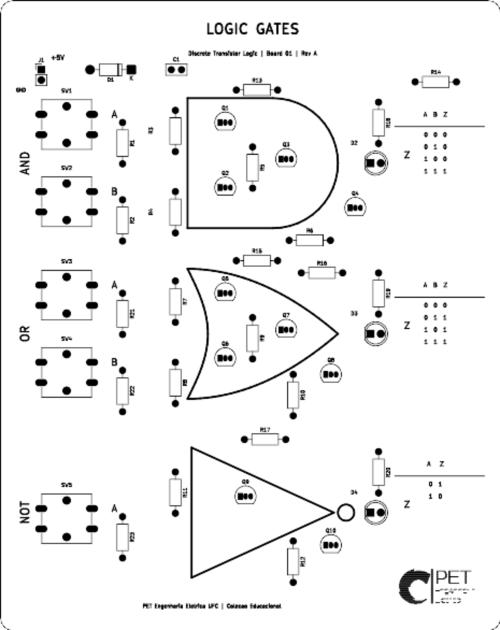
#> input picture projects/pet-eletrica-ufc/boards/01-logic-gates/renders/01-logic-gates-2d.png, 1000 x 1260 px (shown at 1/2 size)
$ python render_board_previews.py
#> lines starting #> are read from the running program, lines starting #| are printed output that depends on the picture
### projects/pet-eletrica-ufc/scripts/generate_logic_gates_pcb.py
#!/usr/bin/env python3
"""Deterministic KiCad 9 two-layer layout for the discrete-transistor board."""
from __future__ import annotations
import heapq, math, re, uuid
from collections import defaultdict
from pathlib import Path
from xml.etree import ElementTree
import pcbnew as k
ROOT=Path(__file__).resolve().parents[1]
OUT=ROOT/'boards/01-logic-gates/01-logic-gates.kicad_pcb'
LIB=Path('/usr/share/kicad/footprints')
S=0.5; W=126; H=158
P=lambda x,y:k.VECTOR2I(k.FromMM(x),k.FromMM(y))
M=k.FromMM

# [38 lines left out: functions canonicalize_pcb, text, not called in this run]

def line(b,a,c,width=.3,layer=k.F_SilkS):
    t=k.PCB_SHAPE(b);t.SetShape(k.SHAPE_T_SEGMENT)
    t.SetStart(P(*a));t.SetEnd(P(*c));t.SetLayer(layer);t.SetWidth(M(width));b.Add(t)

def curve(b,pts,width=.4):
    for a,c in zip(pts,pts[1:]):line(b,a,c,width)

# [34 lines left out: functions outline, art, not called in this run]

def components():
    R='Resistor_THT:R_Axial_DIN0207_L6.3mm_D2.5mm_P10.16mm_Horizontal'
    Q='Package_TO_SOT_THT:TO-92_Inline';SW='Button_Switch_THT:SW_SPST_Omron_B3F-50xx'
    d={}
    def a(ref,val,fp,x,y,ang,n):d[ref]=(val,fp,x,y,ang,n)
    a('J1','5V INPUT','Connector_PinHeader_2.54mm:PinHeader_1x02_P2.54mm_Vertical',13,20,0,{'1':'5V_IN','2':'GND'})
    a('D1','1N5819','Diode_THT:D_DO-41_SOD81_P10.16mm_Horizontal',35.16,20,180,{'2':'5V_IN','1':'VCC'})
    a('C1','100nF 50V','Capacitor_THT:C_Disc_D5.0mm_W2.5mm_P2.50mm',45,20,0,{'1':'VCC','2':'GND'})
    for sw,r,net,y in [('SW1','R1','A_AND',31),('SW2','R2','B_AND',50),('SW3','R21','A_OR',73),('SW4','R22','B_OR',92),('SW5','R23','A_NOT',128)]:
        a(sw,'B3F-4050',SW,13,y,0,{'1':'VCC','2':net})
        a(r,'10k 5%',R,33,y+2,90,{'1':net,'2':'GND'})
    for ref,src,dst,x,y in [
        ('R3','A_AND','Q1_B',46,30),('R4','B_AND','Q2_B',46,50),('R5','N_AND','Q3_B',65,39),('R6','Y_AND','Q4_B',74,62),
        ('R7','A_OR','Q5_B',46,72),('R8','B_OR','Q6_B',46,92),('R9','N_OR','Q7_B',65,81),('R10','Y_OR','Q8_B',75,95),
        ('R11','A_NOT','Q9_B',46,119),('R12','Y_NOT','Q10_B',75,136)]:a(ref,'10k 5%',R,x,y,0 if ref=='R6' else 90,{'1':src,'2':dst})
    for ref,dst,x,y in [('R13','N_AND',61,25),('R14','Y_AND',105,23),('R15','N_OR',61,67),('R16','Y_OR',77,70),('R17','Y_NOT',63,111)]:
        a(ref,'2.2k 5%',R,x,y,0,{'1':'VCC','2':dst})
    for ref,base,col,emi,x,y in [
        ('Q1','Q1_B','N_AND','N_AND_MID',57,33),('Q2','Q2_B','N_AND_MID','GND',57,49),
        ('Q3','Q3_B','Y_AND','GND',72,42),('Q4','Q4_B','LED_AND_K','GND',89,54),
        ('Q5','Q5_B','N_OR','GND',57,75),('Q6','Q6_B','N_OR','GND',57,91),
        ('Q7','Q7_B','Y_OR','GND',72,84),('Q8','Q8_B','LED_OR_K','GND',83,95),
        ('Q9','Q9_B','Y_NOT','GND',62,125),('Q10','Q10_B','LED_NOT_K','GND',83,137)]:
        a(ref,'2N3904',Q,x,y,0,{'1':emi,'2':base,'3':col})
    for r,di,gate,y in [('R18','D2','AND',43),('R19','D3','OR',85),('R20','D4','NOT',129)]:
        a(r,'1.5k 5%',R,96,y-15,90,{'1':'VCC','2':f'LED_{gate}_A'})
        a(di,'TLHR5200','LED_THT:LED_D5.0mm',94,y,0,{'1':f'LED_{gate}_K','2':f'LED_{gate}_A'})
    return d

# [132 lines left out: functions place, routing, main, not called in this run]
# [1 lines that do not run on import are left out]

### projects/pet-eletrica-ufc/scripts/render_board_previews.py
#!/usr/bin/env python3
"""Make 2D plot and an explicitly illustrative isometric assembly preview."""
from pathlib import Path
from subprocess import run
from PIL import Image, ImageDraw, ImageFont
from generate_logic_gates_pcb import components, OUT
ROOT=Path(__file__).resolve().parents[1]
RENDERS=ROOT/'boards/01-logic-gates/renders';RENDERS.mkdir(exist_ok=True)
SVG=RENDERS/'01-logic-gates-front.svg';PNG=RENDERS/'01-logic-gates-2d.png'
run(['kicad-cli','pcb','export','svg','--mode-single','-l','F.SilkS,F.Mask,Edge.Cuts',
     '--page-size-mode','2','--exclude-drawing-sheet','--black-and-white',
     '--output',str(SVG),str(OUT)],check=True)
#> (this line was passed over: subprocess is not available in this run)
run(['convert','-background','white',str(SVG),'-resize','1000x',str(PNG)],check=True)
#> (this line was passed over: subprocess is not available in this run)
SVG.unlink()
back_svg=RENDERS/'01-logic-gates-back.svg'
run(['kicad-cli','pcb','export','svg','--mode-single','-l','B.SilkS,B.Mask,Edge.Cuts',
     '--page-size-mode','2','--exclude-drawing-sheet','--black-and-white','--mirror',
     '--output',str(back_svg),str(OUT)],check=True)
#> (this line was passed over: subprocess is not available in this run)
run(['convert','-background','white',str(back_svg),'-resize','1000x',
     str(RENDERS/'01-logic-gates-back.png')],check=True)
#> (this line was passed over: subprocess is not available in this run)
back_svg.unlink()
source=Image.open(PNG).convert('RGBA')
#> source is the input picture: PIL image 1000x1260 RGBA; mean R, G, B, A 241.9, 241.9, 241.9, 254.4
w,h=source.size
#> w = 1000; h = 1260
canvas=Image.new('RGBA',(1320,930),(238,242,246,255))
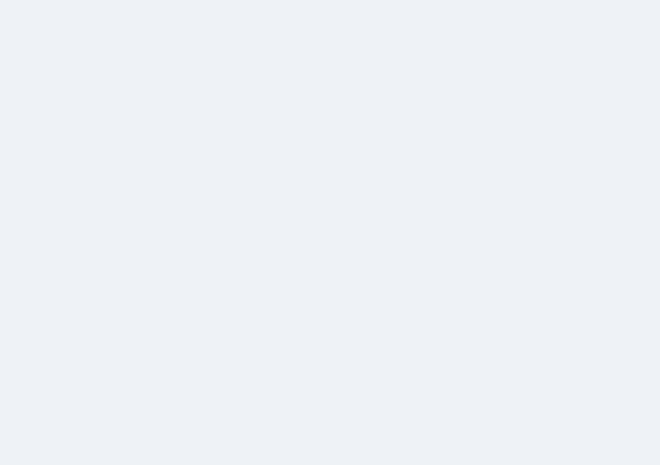
#> canvas: PIL image 1320x930 RGBA (shown at 1/2 size); mean R, G, B, A 238, 242, 246, 255
quad=[(285,80),(1185,205),(1015,855),(105,710)]

def solve(A,b):
    A=[row+[value] for row,value in zip(A,b)]
    for i in range(8):
        j=max(range(i,8),key=lambda r:abs(A[r][i]));A[i],A[j]=A[j],A[i]
        s=A[i][i];A[i]=[v/s for v in A[i]]
        for j in range(8):
            if i!=j:
                t=A[j][i];A[j]=[a-t*c for a,c in zip(A[j],A[i])]
    return [A[i][-1] for i in range(8)]
A=[];B=[]
for (x,y),(u,v) in zip(quad,[(0,0),(w,0),(w,h),(0,h)]):
    A.extend([[x,y,1,0,0,0,-u*x,-u*y],[0,0,0,x,y,1,-v*x,-v*y]])
    B.extend([u,v])
#> after the loop, B = [0, 0, 1000, 0, 1000, 1260, 0, 1260]
coeff=solve(A,B)
warped=source.transform(canvas.size,Image.Transform.PERSPECTIVE,coeff,
                        resample=Image.Resampling.BICUBIC,fillcolor=(0,0,0,0))
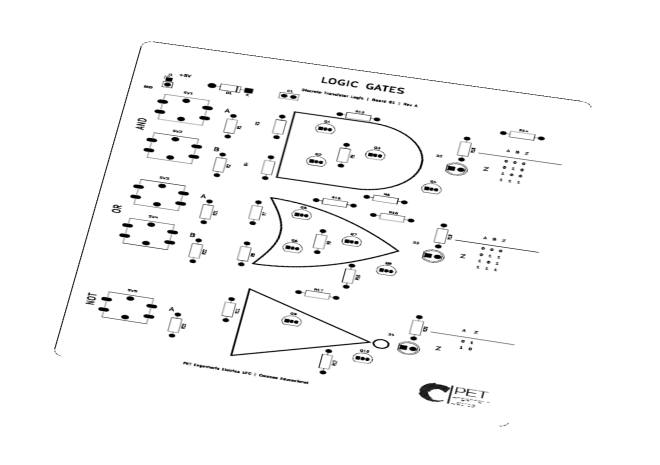
#> warped: PIL image 1320x930 RGBA (shown at 1/2 size); mean R, G, B, A 118.8, 118.8, 118.8, 124.9; transparent parts drawn white
# Board thickness, then white solder mask and silk from KiCad's own plot.
draw=ImageDraw.Draw(canvas)
for a,b in [(0,1),(1,2),(2,3)]:
    p,q=quad[a],quad[b]
    draw.polygon([p,q,(q[0],q[1]+15),(p[0],p[1]+15)],fill=(140,150,165,255))
canvas.alpha_composite(warped)
draw=ImageDraw.Draw(canvas)

def project(x,y):
    u=(x-3)/123;v=(y-3)/155
    x0=(1-u)*quad[0][0]+u*quad[1][0];y0=(1-u)*quad[0][1]+u*quad[1][1]
    x1=(1-u)*quad[3][0]+u*quad[2][0];y1=(1-u)*quad[3][1]+u*quad[2][1]
    return ((1-v)*x0+v*x1,(1-v)*y0+v*y1)

def box(x,y,rx,ry,height,color):
    pts=[project(x-rx,y-ry),project(x+rx,y-ry),project(x+rx,y+ry),project(x-rx,y+ry)]
    top=[(p[0],p[1]-height) for p in pts]
    draw.polygon([pts[2],pts[3],top[3],top[2]],fill=tuple(max(0,int(c*.72)) for c in color)+(255,))
    draw.polygon([pts[1],pts[2],top[2],top[1]],fill=tuple(max(0,int(c*.8)) for c in color)+(255,))
    draw.polygon(top,fill=color+(255,),outline=(65,65,65,255))

items=components()
for ref,(value,fp,x,y,angle,nets) in items.items():
    if ref.startswith('SW'):
        box(x+6.25,y,.0+6.1,4,19,(32,35,39))
        px,py=project(x+6.25,y)
        draw.ellipse((px-15,py-34,px+15,py-4),fill=(13,16,21,255),outline=(85,85,85,255),width=2)
    elif ref.startswith('Q'):
        box(x+1.3,y,2.2,1.8,10,(22,24,28))
    elif ref.startswith('R'):
        if angle==90:box(x,y+5.08,1.1,3.1,5,(214,184,128))
        else:box(x+5.08,y,3.1,1.1,5,(214,184,128))
    elif ref in ('D2','D3','D4'):
        px,py=project(x+1.27,y)
        draw.ellipse((px-17,py-25,px+17,py+9),fill=(183,13,22,255),outline=(83,5,8,255),width=2)
        draw.ellipse((px-8,py-19,px+3,py-11),fill=(255,184,184,255))
    elif ref=='D1':box(x-5.08,y,4,1.6,4,(30,30,34))
    elif ref=='C1':box(x+1.25,y,2.2,1.3,8,(186,111,49))
    elif ref=='J1':box(x,y+1.27,2.8,2.8,13,(25,27,30))
font=ImageFont.truetype('/usr/share/fonts/truetype/dejavu/DejaVuSans.ttf',19)
draw.text((47,874),'Illustrative 3D preview from current KiCad PCB; component shapes are approximate.',font=font,fill=(48,57,67,255))
canvas.convert('RGB').save(RENDERS/'01-logic-gates-3d-preview.png',quality=95)
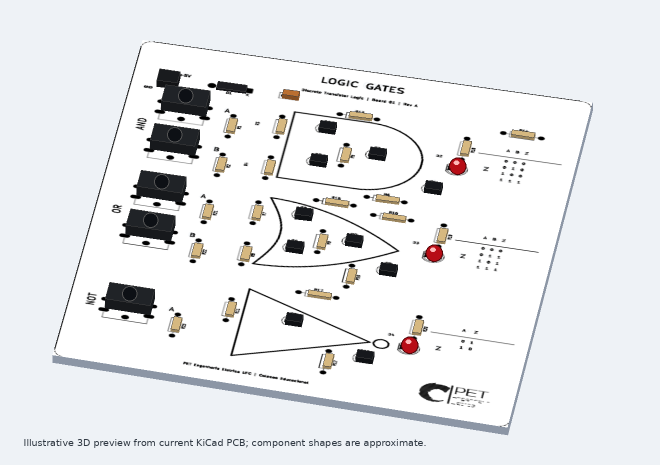
#> saved as 01-logic-gates-3d-preview.png: PIL image 1320x930 RGB (shown at 1/2 size); mean R, G, B 231.8, 233.4, 235.1
canvas.convert('RGB').save(RENDERS/'01-logic-gates-3d.png',quality=95)
print('Saved 2D and illustrative 3D previews.')
